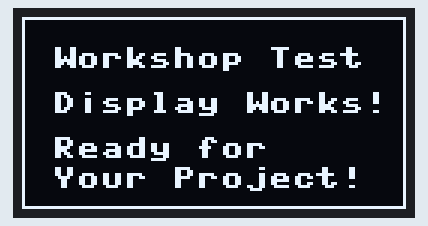
Simulated run of this program. Board: Raspberry Pi Pico running MicroPython. On the bench: 128×64 one-colour display. Library files of the repository ran but are not shown: ssd1306.py; what the program prints to the serial console is not drawn. At 5.1 s the program stops and its outputs stay as they are.

Above: at 0.1 s.

The program:

oled_test.py
```python
# Simple OLED Display Test for Workshop Students
# Connect your SSD1306 OLED display:
# VCC -> 3.3V (pin 36)
# GND -> Ground (pin 38)
# SDA -> Physical pin 6 (GP4)
# SCL -> Physical pin 7 (GP5)

from machine import Pin, I2C
import machine
from ssd1306 import SSD1306_I2C
import time

print("=== OLED Display Test ===")
print("Make sure your display is connected to pins 6 and 7")

# Setup I2C communication
sda = machine.Pin(4)  # Physical pin 6
scl = machine.Pin(5)  # Physical pin 7
i2c = machine.I2C(0, sda=sda, scl=scl, freq=400000)

# Check if display is detected
devices = i2c.scan()
print("I2C devices found:", [hex(d) for d in devices])

if not devices:
    print("❌ No display found! Check your wiring:")
    print("  VCC -> 3.3V")
    print("  GND -> Ground")
    print("  SDA -> Pin 6")
    print("  SCL -> Pin 7")
else:
    try:
        # Initialize 128x64 OLED display
        oled = SSD1306_I2C(128, 64, i2c)
        print("✅ OLED display connected successfully!")

        # Clear display
        oled.fill(0)
        oled.show()

        # Show test message
        oled.text("Workshop Test", 10, 10)
        oled.text("Display Works!", 10, 25)
        oled.text("Ready for", 10, 40)
        oled.text("Your Project!", 10, 50)

        # Draw a simple border
        oled.rect(0, 0, 128, 64, 1)

        oled.show()
        print("✅ Test message displayed!")
        print("If you see text on your display, everything is working!")

        # Wait 5 seconds then clear
        time.sleep(5)
        oled.fill(0)
        oled.show()
        print("Test complete!")

    except Exception as e:
        print(f"❌ Display test failed: {e}")
        print("Try disconnecting and reconnecting USB cable, then run again")
```

Measured:
- what the display in image 0 shows lasts 5.0 s, from 0.1 s to 5.1 s
